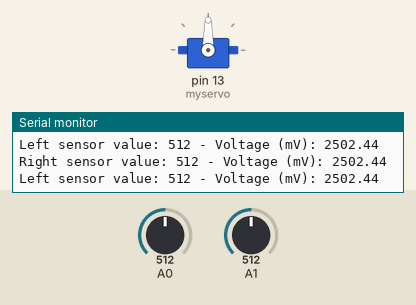
Bench run of a sketch on a simulated Arduino Uno, built with avr-gcc and run on an emulated ATmega328P. Parts: servo, the last lines printed to the serial monitor. The test bench sets the inputs (shaded band); at power-on: A0 = 512, A1 = 512.

Above: at 1.3 s.
1.4 s: A0 set to 562
2.9 s: A0 set to 582
At 4.1 s:
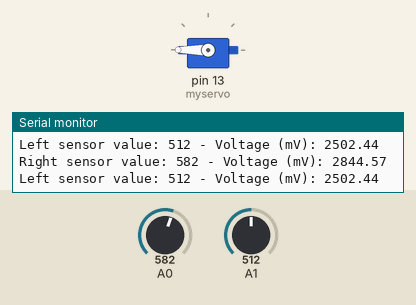
4.4 s: A1 set to 106
5.9 s: A1 set to 89
8.9 s: A0 set to 511
At 10.2 s:
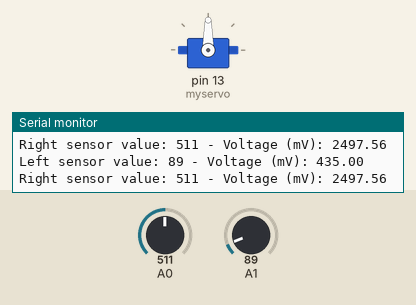
10.5 s: A1 set to 555
12.0 s: A1 set to 580
At 12.7 s:
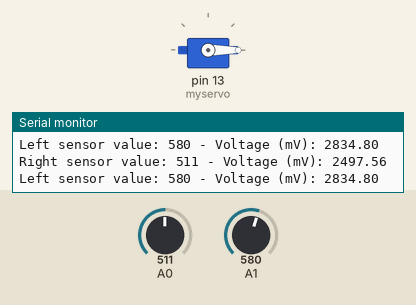
Timing chart, 0 to 14.6 s (numbered marks = the images above; inputs shaded):
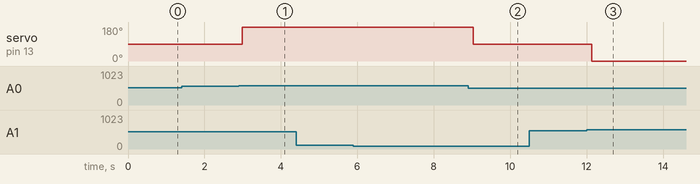

Measured:
- the behaviour switches between 572 and 573 on A0 (found by bisection; images 0 and 1)
- the behaviour switches between 572 and 573 on A1 (found by bisection; images 2 and 3)
- after the input at 2.9 s, servo on pin 13 (myservo): 90° → 180° after 0.09 s
- after the input at 8.9 s, servo on pin 13 (myservo): 180° → 90° after 0.13 s
- after the input at 12.0 s, servo on pin 13 (myservo): 90° → 0° after 0.13 s

The sketch:

arduino.ino
```cpp
#include <Servo.h>

Servo myservo;

const float setValue=2800.00;

int rightsensor;
int leftsensor;
float voltageLeft;
float voltageRight;

void setup() {

  myservo.attach(13);
  Serial.begin(9600);

  delay(100);

}

void loop() {

  rightsensor = analogRead(A0);
  leftsensor = analogRead(A1);

  voltageRight = rightsensor * (5.0 / 1023.0) * 1000;
  voltageLeft = leftsensor * (5.0 / 1023.0) * 1000;

  Serial.print("Right sensor value: ");
  Serial.print(rightsensor);
  Serial.print(" - Voltage (mV): ");
  Serial.println(voltageRight);

  Serial.print("Left sensor value: ");
  Serial.print(leftsensor);
  Serial.print(" - Voltage (mV): ");
  Serial.println(voltageLeft);

  Serial.println(); // Just to add a blank line for better readability

  if(voltageRight>setValue && voltageLeft<setValue){
    myservo.write(180);
    delay(100);
  }
  else if(voltageRight<setValue && voltageLeft>setValue){
    myservo.write(0);
    delay(100);
  }
  else {
    myservo.write(90);
    delay(100);
  }
}
```
